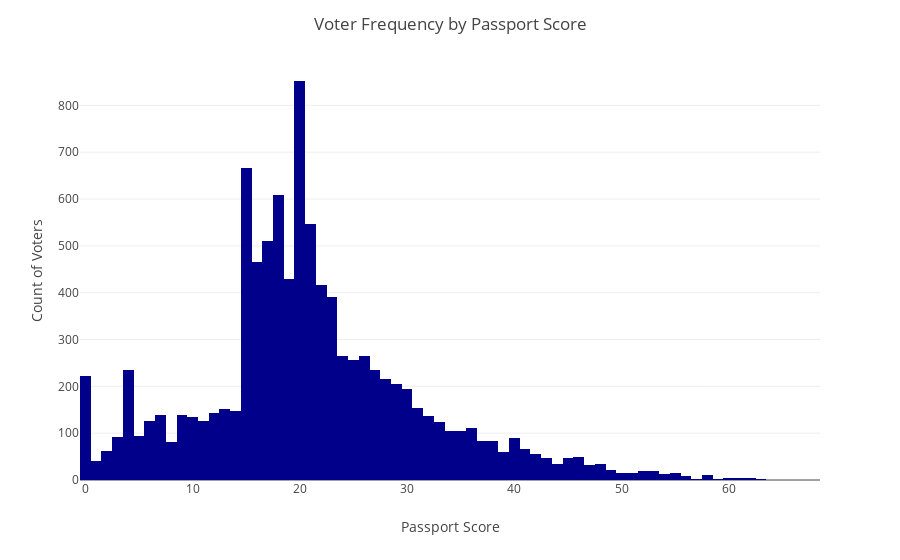

This figure's notebook cell:
### Code cell
# Grouping by score and counting unique voters
# Creating a new column 'floor_score' in filtered_votes by applying the floor function to 'score'
filtered_votes['floor_score'] = filtered_votes['score'].apply(np.floor)


grouped_filtered_votes_score = filtered_votes.groupby('floor_score').agg(
    unique_voters_filtered=pd.NamedAgg(column='voter', aggfunc='nunique')
)

# Plotting histogram with log scale y
fig = px.histogram(grouped_filtered_votes_score, x=grouped_filtered_votes_score.index, y="unique_voters_filtered", log_y=False, nbins=69)
fig.update_layout(title_text='Voter Frequency by Passport Score', xaxis_title='Passport Score', yaxis_title='Count of Voters')
fig.update_traces(marker_color='darkblue')

fig.show()

### Figure 1 — Plotly figure (JSON) as saved in the notebook; plotly's stock layout.template omitted (floating-point values rounded to 4 significant figures)
{"data": [{"alignmentgroup": "True", "bingroup": "x", "histfunc": "sum", "hovertemplate": "floor_score=%{x}<br>sum of unique_voters_filtered=%{y}<extra></extra>", "legendgroup": "", "marker": {"color": "darkblue", "pattern": {"shape": ""}}, "name": "", "nbinsx": 69, "offsetgroup": "", "orientation": "v", "showlegend": false, "type": "histogram", "x": [0, 1, 2, 3, 4, 5, 6, 7, 8, 9, 10, 11, 12, 13, 14, 15, 16, 17, 18, 19, 20, 21, 22, 23, 24, 25, 26, 27, 28, 29, 30, 31, 32, 33, 34, 35, 36, 37, 38, 39, 40, 41, 42, 43, 44, 45, 46, 47, 48, 49, 50, 51, 52, 53, 54, 55, 56, 57, 58, 59, 60, 61, 62, 63, 68], "xaxis": "x", "y": [222, 40, 61, 91, 234, 94, 125, 138, 81, 138, 134, 126, 143, 151, 148, 666, 465, 510, 608, 430, 852, 546, 417, 390, 264, 257, 265, 235, 215, 204, 194, 153, 136, 124, 104, 104, 112, 84, 83, 59, 90, 66, 56, 46, 35, 48, 50, 31, 35, 22, 16, 16, 20, 19, 13, 16, 9, 2, 10, 3, 4, 4, 5, 2, 1], "yaxis": "y"}], "layout": {"barmode": "relative", "legend": {"tracegroupgap": 0}, "margin": {"t": 60}, "title": {"text": "Voter Frequency by Passport Score"}, "xaxis": {"anchor": "y", "domain": [0, 1], "title": {"text": "Passport Score"}}, "yaxis": {"anchor": "x", "domain": [0, 1], "title": {"text": "Count of Voters"}}}}
